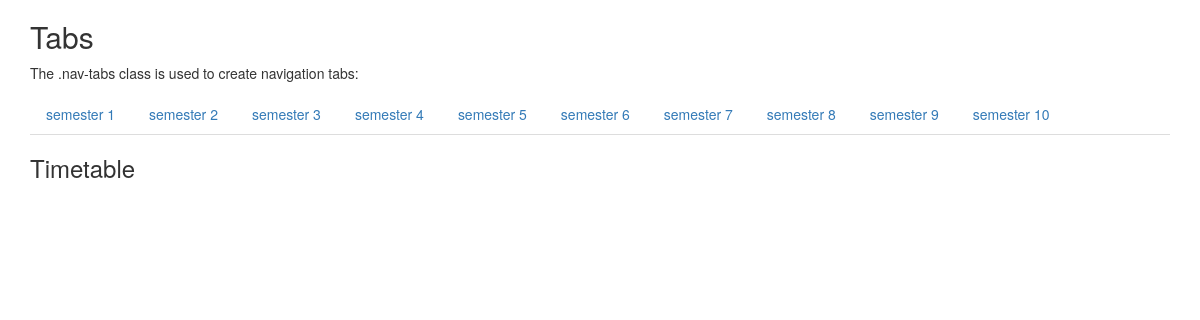
The page /sheduler/ on the database as committed earlier.
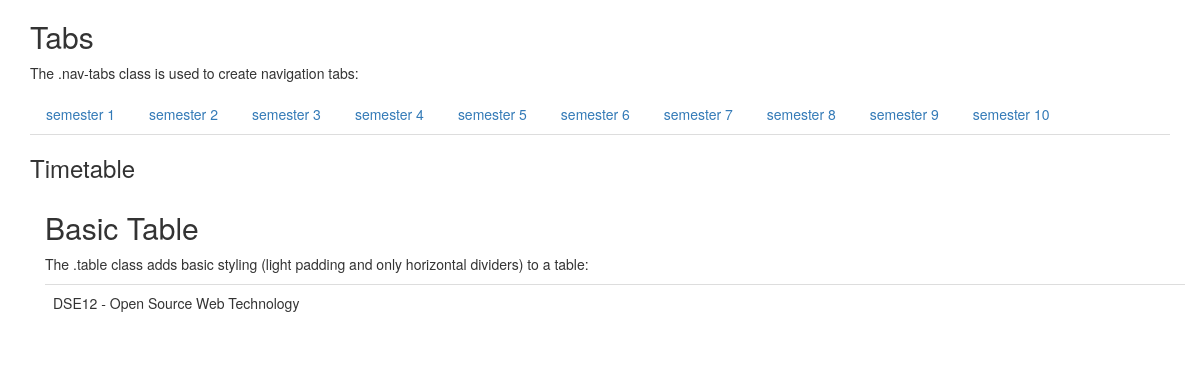
The same page on the database as committed later.
### sheduler/models.py (models this page shows, shortened)
class Timetable(models.Model):
    Monday = 'Monday'
    Tuesday = 'Tuesday'
    Wednesday = 'Wednesday'
    Thursday = 'Thursday'
    Friday = 'Friday'
    Saturday = 'Saturday'
    Sunday = 'Sunday'
    day_choice = (
        (Monday, 'Monday'),
        (Tuesday, 'Tuesday'),
        (Wednesday, 'Wednesday'),
        (Thursday, 'Thursday'),
        (Friday, 'Friday'),
        (Saturday, 'Saturday'),
    )
    day = models.CharField(
        choices=day_choice,
        max_length=10,
    )
    lecture = models.ForeignKey(Lecture)
    semester = models.ForeignKey(Semester)
    subject = models.ForeignKey(Subject)

class Subject(models.Model):
    subject_code = models.CharField(max_length=50)
    subject_name = models.CharField(max_length=250)
    semester = models.ForeignKey(Semester)
    faculty = models.ForeignKey(Faculty)
    credits = models.IntegerField(default=0)
    def __str__(self):
        return self.subject_code + ' - ' + self.subject_name

### sheduler/views.py (the view)
class index(ListView):
    model = Timetable
    template_name = "sheduler/index.html"
    context_object_name = 'subjects'

### sheduler/templates/sheduler/index.html (shortened to what this page needs)
<!DOCTYPE html>
{% extends 'sheduler/base.html' %}
    {% block body %}
    <h3>Timetable</h3>
    {% for temp in subjects %}
    <div class="container">
        <h2>Basic Table</h2>
        <p>The .table class adds basic styling (light padding and only horizontal dividers) to a table:</p>
        <table class="table">
            <tr><td>{{ temp.subject }}</td></tr>
        </table>
    </div>
    {% endfor %}
{% endblock %}

### sheduler/templates/sheduler/base.html (shortened to what this page needs)
<!DOCTYPE html>
<html lang="en">
<head>
    <link rel="stylesheet" href="https://maxcdn.bootstrapcdn.com/bootstrap/3.3.7/css/bootstrap.min.css">
</head>
<body>
    <div class="container">
  <h2>Tabs</h2>
  <p>The .nav-tabs class is used to create navigation tabs:</p>
  <ul class="nav nav-tabs" role="tablist">
    <li><a href="#">semester 1</a></li>
    <li><a href="#">semester 2</a></li>
    <li><a href="#">semester 3</a></li>
    <li><a href="#">semester 4</a></li>
    <li><a href="#">semester 5</a></li>
    <li><a href="#">semester 6</a></li>
    <li><a href="#">semester 7</a></li>
    <li><a href="#">semester 8</a></li>
    <li><a href="#">semester 9</a></li>
    <li><a href="#">semester 10</a></li>
  </ul>
        {% block body %}
    {% endblock %}
</div>
</body>
</html>

Rows that differ between the two databases and show on the page:
added Timetable: subject "DSE12 - Open Source Web Technology"
